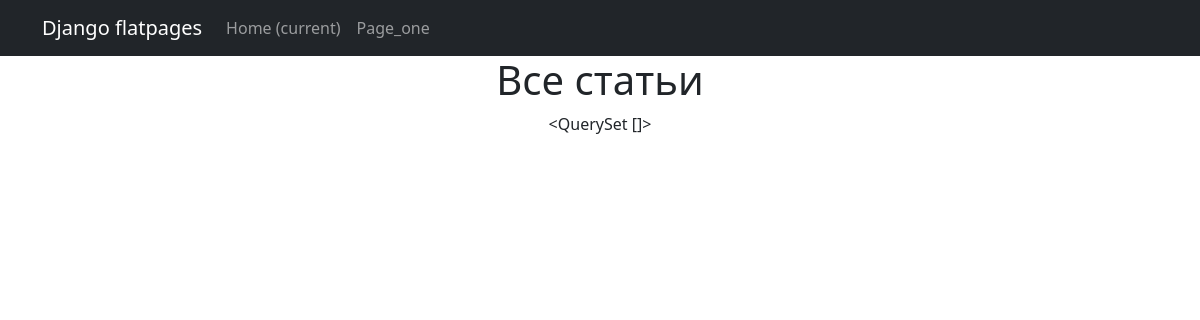
The app's page /posts/, older data.
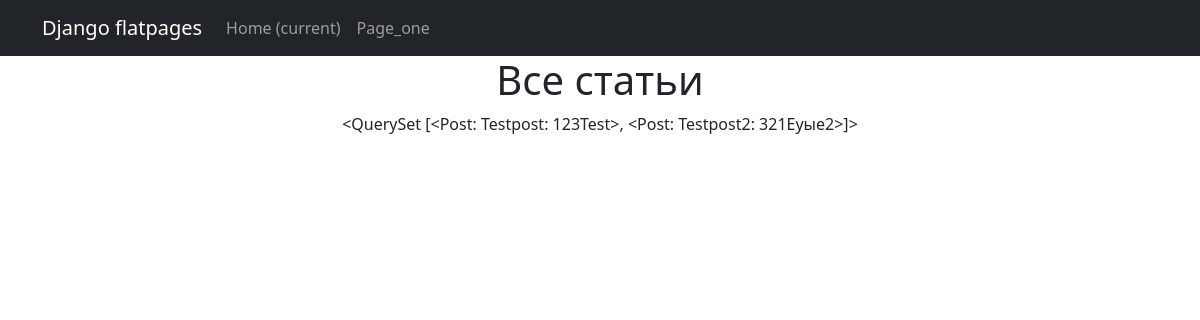
The same page, newer data.
### news/models.py (models this page shows, shortened)
class Post(models.Model):
    author = models.ForeignKey(Author, on_delete=models.CASCADE) # связь «один ко многим» с моделью Author;
    position = models.CharField(max_length=255, choices=POSITION) # поле с выбором — «статья» или «новость»;
    time_in = models.DateTimeField(auto_now_add=True) # автоматически добавляемая дата и время создания;
    category = models.ManyToManyField(Category, through='PostCategory') # связь «многие ко многим» с моделью Category (с дополнительной моделью PostCategory);
    article = models.CharField(max_length=255)  # заголовок статьи/новости;
    text = models.TextField() # текст статьи/новости;
    rating = models.FloatField(default=0.0) # рейтинг статьи/новости.
    def __str__(self):
        return f'{self.article.title()}: {self.text[:20]}'

### news/views.py (the view)
# urls.py: path('', PostsList.as_view()),
class PostsList(ListView):
    model = Post
    ordering = 'article'
    template_name = 'posts.html'
    context_object_name = 'posts'

### templates/posts.html (shortened to what this page needs)
{% extends 'flatpages/default.html' %}
{% block content %}
<h1>Все статьи</h1>
{{ posts }}
{% endblock content %}

### templates/flatpages/default.html (shortened to what this page needs)
<!DOCTYPE html>
<html lang="en">
    <head>
        {% load static%}
        <link href="{% static 'css/styles.css' %}" rel="stylesheet" />
    </head>
    <body>
<nav class="navbar navbar-expand-lg navbar-dark bg-dark static-top">
   <div class="container">
       <a class="navbar-brand" href="#">Django flatpages</a>
       <div class="collapse navbar-collapse" id="navbarResponsive">
           <ul class="navbar-nav ml-auto">
               <li class="nav-item active">
                   <a class="nav-link" href="#">Home
                       <span class="sr-only">(current)</span>
                   </a>
               </li>
               <li class="nav-item">
                   <a class="nav-link" href="/page_one/">Page_one</a>
               </li>
           </ul>
       </div>
   </div>
</nav>
    <div class="container">
   <div class="row">
       <div class="col-lg-12 text-center">
           {% block content %}{% endblock content %}
       </div>
   </div>
</div>
    </body>
</html>

Row changes from the older to the newer data that the page shows:
added Post: article+text "<QuerySet [<Post: Testpost: 123Test>, <Post: Testpost2: 321Еуые2>]>"
Text that changed along with them:
{{ posts }}: "<QuerySet []>" → (not shown)
